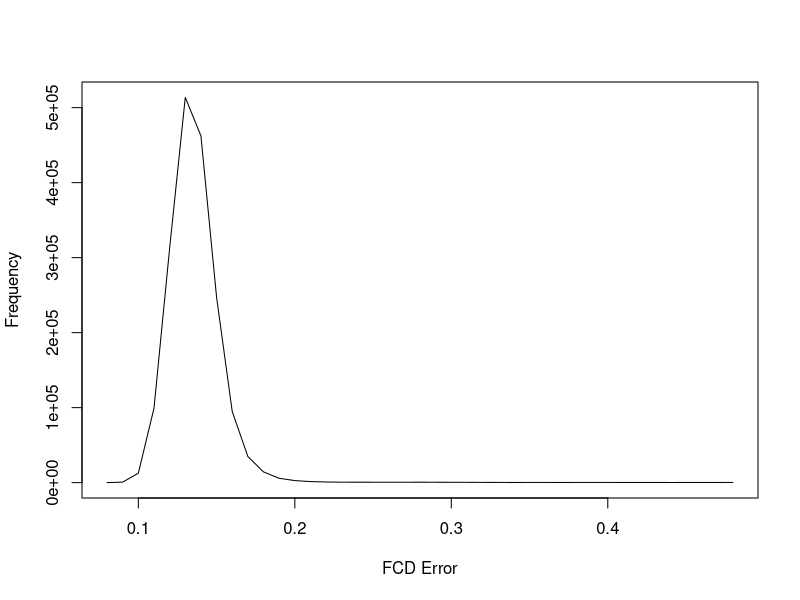

Write R code to recreate this figure.
x = c(0.08,0.09,0.1,0.11,0.12,0.13,0.14,0.15,0.16,0.17,0.18,0.19,0.2,0.21,0.22,0.23,0.24,0.25,0.26,0.27,0.28,0.29,0.3,0.31,0.32,0.33,0.34,0.35,0.36,0.37,0.38,0.39,0.4,0.41,0.42,0.43,0.44,0.45,0.46,0.47,0.48)
y = c(56,680,12619,99096,312483,513650,462354,247272,94830,34804,14310,5742,2711,1420,861,615,586,549,548,528,584,523,451,432,352,285,228,269,271,218,255,268,254,248,214,222,189,216,223,242,255)
pdf("01.stats.FCDerror.pdf")
plot(x, y, xlab="FCD Error", ylab="Frequency", type="l")
dev.off()
